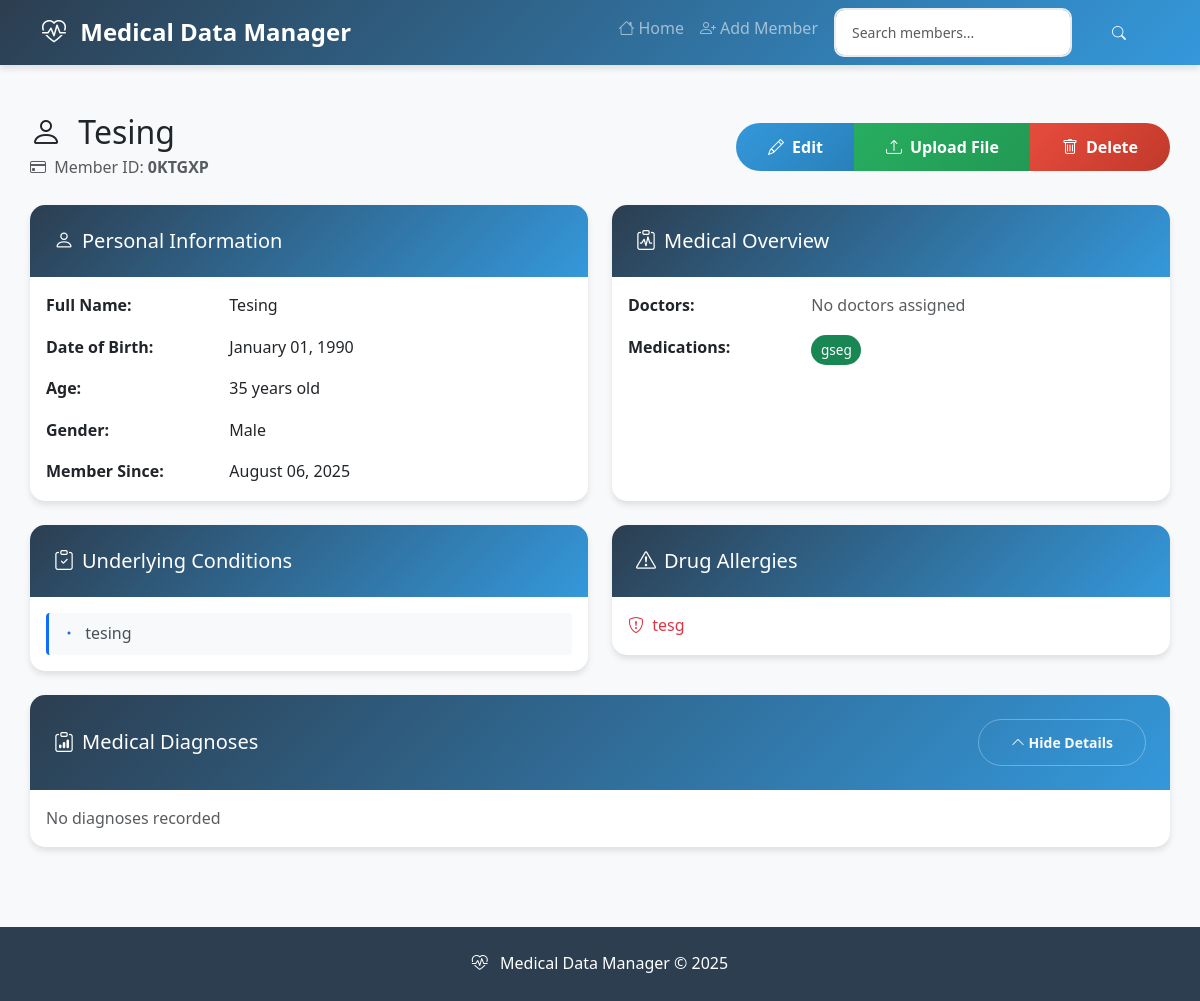
Screenshot of /view-member/0KTGXP with the database file from the repository.
### app.py (models this page shows, shortened)
class Member(db.Model):
    id = db.Column(db.Integer, primary_key=True)
    member_id = db.Column(db.String(6), unique=True, nullable=False)
    name = db.Column(db.String(100), nullable=False)
    date_of_birth = db.Column(db.Date, nullable=False)
    age = db.Column(db.Integer)
    gender = db.Column(db.String(10), nullable=False)
    underlying = db.Column(db.String(200), nullable=False, default='')
    drug_allergy = db.Column(db.String(200), nullable=False, default='')
    created_at = db.Column(db.DateTime, default=datetime.now)
    updated_at = db.Column(db.DateTime, default=datetime.now)
    doctors = db.relationship("Doctor", backref='member', lazy=True, cascade='all,delete-orphan')
    medications = db.relationship('Medication', backref='member', lazy=True, cascade="all,delete-orphan")
    diagnoses = db.relationship("Diagnosis", backref='member', lazy=True, cascade="all,delete-orphan")
    medical_files = db.relationship('MedicalFile', backref='member', lazy=True, cascade='all,delete-orphan')

class Medication(db.Model):
    id=db.Column(db.Integer,primary_key=True)
    name=db.Column(db.String(100),nullable=False)
    member_id=db.Column(db.Integer,db.ForeignKey('member.id'),nullable=False)

### app.py (the view)
@app.route('/view-member/<member_id>')
def view_member(member_id):
    member=Member.query.filter_by(member_id=member_id).first()
    if member:
        return render_template('view-member.html',member=member)
    else:
        flash('Member not found!', 'error')
        return redirect(url_for('home'))

### templates/view-member.html (shortened to what this page needs)
{% extends "base.html" %}
{% block content %}
<div class="row">
    <div class="col-12">
        <div class="d-flex justify-content-between align-items-center mb-4">
            <div>
                <h2 class="text-capitalize mb-1">
                    <i class="bi bi-person me-2"></i>
                    {{ member.name }}
                </h2>
                <p class="text-muted mb-0">
                    <i class="bi bi-credit-card me-1"></i>
                    Member ID: <strong>{{ member.member_id }}</strong>
                </p>
            </div>
            <div class="btn-group">
                <a href="{{ url_for('update_member', member_id=member.member_id) }}"
                   class="btn btn-primary">
                    <i class="bi bi-pencil me-2"></i>Edit
                </a>
                <a href="{{ url_for('upload_file', member_id=member.member_id) }}"
                   class="btn btn-success">
                    <i class="bi bi-upload me-2"></i>Upload File
                </a>
                <button type="button"
                        class="btn btn-danger"
                        data-bs-toggle="modal"
                        data-bs-target="#deleteModal">
                    <i class="bi bi-trash me-2"></i>Delete
                </button>
            </div>
        </div>
    </div>
</div>
<div class="row g-4">
    <div class="col-lg-6">
        <div class="card">
            <div class="card-header">
                <h5 class="mb-0">
                    <i class="bi bi-person me-2"></i>Personal Information
                </h5>
            </div>
            <div class="card-body">
                <div class="row mb-3">
                    <div class="col-sm-4"><strong>Full Name:</strong></div>
                    <div class="col-sm-8 text-capitalize">{{ member.name }}</div>
                </div>
                <div class="row mb-3">
                    <div class="col-sm-4"><strong>Date of Birth:</strong></div>
                    <div class="col-sm-8">{{ member.date_of_birth.strftime('%B %d, %Y') }}</div>
                </div>
                <div class="row mb-3">
                    <div class="col-sm-4"><strong>Age:</strong></div>
                    <div class="col-sm-8">{{ member.age }} years old</div>
                </div>
                <div class="row mb-3">
                    <div class="col-sm-4"><strong>Gender:</strong></div>
                    <div class="col-sm-8">{{ member.gender }}</div>
                </div>
                <div class="row">
                    <div class="col-sm-4"><strong>Member Since:</strong></div>
                    <div class="col-sm-8">{{ member.created_at.strftime('%B %d, %Y') }}</div>
                </div>
            </div>
        </div>
    </div>
    <div class="col-lg-6">
        <div class="card">
            <div class="card-header">
                <h5 class="mb-0">
                    <i class="bi bi-clipboard-pulse me-2"></i>Medical Overview
                </h5>
            </div>
            <div class="card-body">
                <div class="row mb-3">
                    <div class="col-12 col-sm-4"><strong>Doctors:</strong></div>
                    <div class="col-12 col-sm-8">
                        {% if member.doctors %}
                            <div class="doctors-container d-flex flex-wrap">
                                {% for doctor in member.doctors %}
                                    <span class="badge bg-primary me-1 mb-1 doctor-badge">{{ doctor.name }}</span>
                                {% endfor %}
                            </div>
                        {% else %}
                            <span class="text-muted">No doctors assigned</span>
                        {% endif %}
                    </div>
                </div>
                <div class="row">
                    <div class="col-12 col-sm-4"><strong>Medications:</strong></div>
                    <div class="col-12 col-sm-8">
                        {% if member.medications %}
                            <div class="medications-container d-flex flex-wrap">
                                {% for medication in member.medications %}
                                    <span class="badge bg-success me-1 mb-1 medication-badge">{{ medication.name }}</span>
                                {% endfor %}
                            </div>
                        {% else %}
                            <span class="text-muted">No current medications</span>
                        {% endif %}
                    </div>
                </div>
            </div>
        </div>
    </div>
</div>
<div class="row mt-4">
    <div class="col-md-6">
        <div class="card">
            <div class="card-header">
                <h5 class="mb-0">
                    <i class="bi bi-clipboard-check me-2"></i>Underlying Conditions
                </h5>
            </div>
            <div class="card-body">
                {% if member.underlying %}
                    {% for condition in member.underlying.split(',') %}
                        <p class="mb-2 condition-item">
                            <i class="bi bi-dot text-primary me-1"></i>
                            {{ condition.strip() }}
                        </p>
                    {% endfor %}
                {% else %}
                    <p class="text-muted mb-0">No underlying conditions recorded</p>
                {% endif %}
            </div>
        </div>
    </div>
    <div class="col-md-6">
        <div class="card">
            <div class="card-header">
                <h5 class="mb-0">
                    <i class="bi bi-exclamation-triangle me-2"></i>Drug Allergies
                </h5>
            </div>
            <div class="card-body">
                {% if member.drug_allergy %}
                    <p class="mb-0 text-danger">
                        <i class="bi bi-shield-exclamation me-1"></i>
                        {{ member.drug_allergy }}
                    </p>
                {% else %}
                    <p class="text-muted mb-0">No known drug allergies</p>
                {% endif %}
            </div>
        </div>
    </div>
</div>
<div class="row mt-4">
    <div class="col-12">
        <div class="card">
            <div class="card-header d-flex justify-content-between align-items-center">
                <h5 class="mb-0">
                    <i class="bi bi-clipboard-data me-2"></i>Medical Diagnoses
                </h5>
                <button class="btn btn-sm btn-outline-light"
                        type="button"
                        data-bs-toggle="collapse"
                        data-bs-target="#diagnosesTable"
                        aria-expanded="true"
                        aria-controls="diagnosesTable"
                        id="diagnosesToggle">
                    <i class="bi bi-chevron-up" id="toggleIcon"></i>
                    <span id="toggleText">Hide Details</span>
                </button>
            </div>
            <div class="collapse show" id="diagnosesTable">
                <div class="card-body">
                    {% if member.diagnoses %}
                        <div class="diagnoses-list">
                            {% for diagnosis in member.diagnoses %}
                                <div class="diagnosis-item p-2 mb-2 bg-light rounded">
                                    <span class="badge bg-info me-2">{{ loop.index }}</span>
                                    <span class="diagnosis-name">{{ diagnosis.name }}</span>
                                </div>
                            {% endfor %}
                        </div>
                    {% else %}
                        <p class="text-muted mb-0">No diagnoses recorded</p>
                    {% endif %}
                </div>
            </div>
        </div>
    </div>
</div>
{% endblock %}

### static/css/style.css (style rules this page uses)
:root { --primary-color: #2c3e50; --secondary-color: #3498db; --success-color: #27ae60; --warning-color: #f39c12; --danger-color: #e74c3c; --light-bg: #f8f9fa; --card-shadow: 0 4px 6px rgba(0, 0, 0, 0.1); }
body { background-color: var(--light-bg); font-family: 'Segoe UI', Tahoma, Geneva, Verdana, sans-serif; line-height: 1.6; }
.card { border: none; border-radius: 15px; box-shadow: var(--card-shadow); transition: transform 0.3s ease, box-shadow 0.3s ease; }
.card-header { background: linear-gradient(135deg, var(--primary-color), var(--secondary-color)); color: white; border-radius: 15px 15px 0 0 !important; border: none; padding: 1.5rem; }
.btn { border-radius: 25px; padding: 0.75rem 2rem; font-weight: 600; transition: all 0.3s ease; border: none; }
.btn-primary { background: linear-gradient(135deg, var(--secondary-color), #2980b9); }
.btn-success { background: linear-gradient(135deg, var(--success-color), #229954); }
.btn-danger { background: linear-gradient(135deg, var(--danger-color), #c0392b); }
.badge { border-radius: 15px; padding: 0.5rem 1rem; font-weight: 500; word-break: break-word; max-width: 100%; display: inline-block; }
.row.g-4 .card { height: 100%; display: flex; flex-direction: column; }
.card-body { flex-grow: 1; display: flex; flex-direction: column; }

### templates/view-member.html (style rules this page uses)
#diagnosesToggle { border: 1px solid rgba(255,255,255,0.3); transition: all 0.3s ease; }
.condition-item { padding: 0.5rem 0.75rem; background-color: #f8f9fa; border-left: 3px solid #0d6efd; border-radius: 0.25rem; transition: all 0.2s ease; font-weight: 500; color: #495057; }
.condition-item:last-child { margin-bottom: 0 !important; }
.doctor-badge, .medication-badge { max-width: 100%; white-space: normal; word-wrap: break-word; line-height: 1.3; padding: 0.4rem 0.6rem; font-size: 0.85rem; display: inline-block; }
.doctors-container, .medications-container { gap: 0.25rem; min-height: 2rem; }
.medication-badge { background-color: #198754 !important; border: none; }
.collapse { transition: height 0.35s ease; }

### rows the page displays
Member: name "Tesing", member_id "0KTGXP", date_of_birth "January 01, 1990", age "35", gender "Male", created_at "August 06, 2025", strip "tesing", drug_allergy "tesg"
Medication: name "gseg"
